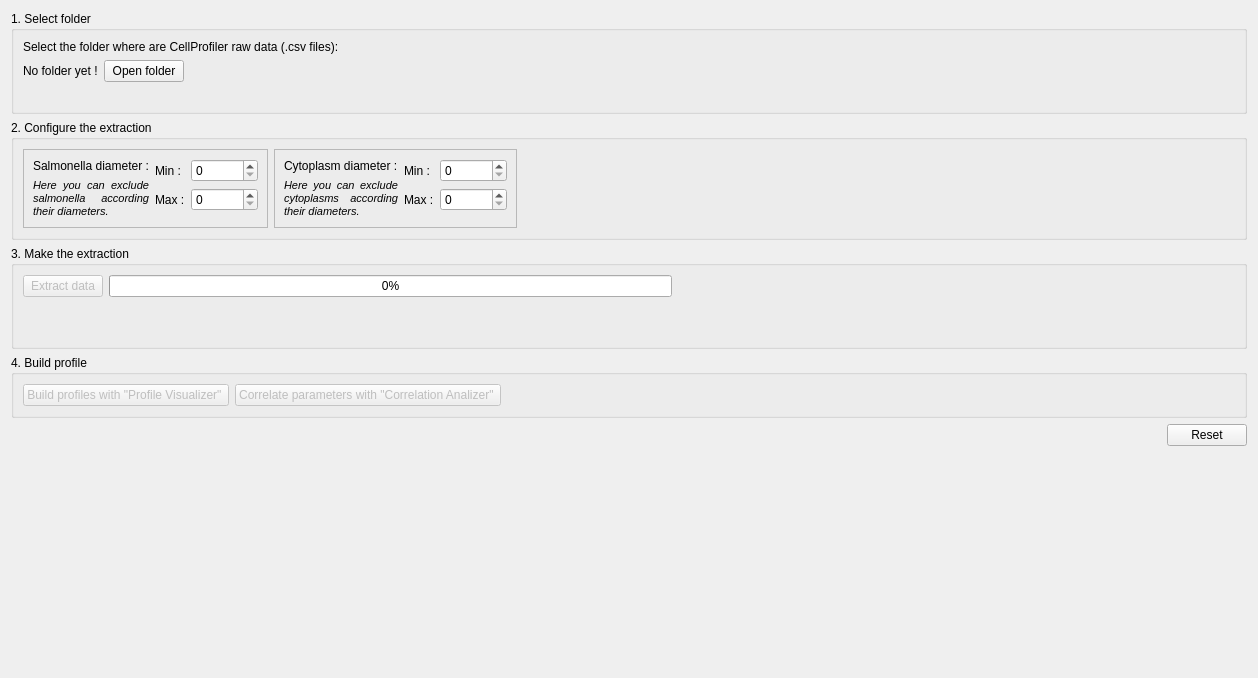
<?xml version="1.0" encoding="UTF-8"?>
<ui version="4.0">
 <class>ExtractDataWidget</class>
 <widget class="QWidget" name="ExtractDataWidget">
  <property name="enabled">
   <bool>true</bool>
  </property>
  <property name="geometry">
   <rect>
    <x>0</x>
    <y>0</y>
    <width>1258</width>
    <height>678</height>
   </rect>
  </property>
  <property name="windowTitle">
   <string>Extract data from CellProfiler</string>
  </property>
  <layout class="QVBoxLayout" name="verticalLayout_5">
   <item>
    <widget class="QGroupBox" name="groupFolder">
     <property name="title">
      <string>1. Select folder</string>
     </property>
     <layout class="QVBoxLayout" name="verticalLayout">
      <item>
       <widget class="QLabel" name="label">
        <property name="text">
         <string>Select the folder where are CellProfiler raw data (.csv files):</string>
        </property>
       </widget>
      </item>
      <item>
       <layout class="QHBoxLayout" name="horizontalLayout">
        <item>
         <widget class="QLabel" name="urlLabel">
          <property name="sizePolicy">
           <sizepolicy hsizetype="Maximum" vsizetype="Preferred">
            <horstretch>0</horstretch>
            <verstretch>0</verstretch>
           </sizepolicy>
          </property>
          <property name="text">
           <string>No folder yet !</string>
          </property>
         </widget>
        </item>
        <item>
         <widget class="QPushButton" name="openFolderButton">
          <property name="sizePolicy">
           <sizepolicy hsizetype="Maximum" vsizetype="Fixed">
            <horstretch>0</horstretch>
            <verstretch>0</verstretch>
           </sizepolicy>
          </property>
          <property name="text">
           <string>Open folder</string>
          </property>
         </widget>
        </item>
        <item>
         <spacer name="horizontalSpacer_2">
          <property name="orientation">
           <enum>Qt::Horizontal</enum>
          </property>
          <property name="sizeHint" stdset="0">
           <size>
            <width>40</width>
            <height>20</height>
           </size>
          </property>
         </spacer>
        </item>
       </layout>
      </item>
      <item>
       <widget class="QLabel" name="folderStatusLabel">
        <property name="text">
         <string/>
        </property>
       </widget>
      </item>
     </layout>
    </widget>
   </item>
   <item>
    <widget class="QGroupBox" name="groupConf">
     <property name="title">
      <string>2. Configure the extraction</string>
     </property>
     <layout class="QHBoxLayout" name="horizontalLayout_4">
      <item>
       <layout class="QHBoxLayout" name="horizontalLayout_5">
        <item>
         <widget class="QFrame" name="frame_2">
          <property name="frameShape">
           <enum>QFrame::StyledPanel</enum>
          </property>
          <property name="frameShadow">
           <enum>QFrame::Raised</enum>
          </property>
          <layout class="QGridLayout" name="gridLayout_2">
           <item row="0" column="0">
            <widget class="QLabel" name="label_4">
             <property name="text">
              <string>Salmonella diameter :</string>
             </property>
            </widget>
           </item>
           <item row="0" column="1" rowspan="2">
            <layout class="QFormLayout" name="formLayout_2">
             <property name="fieldGrowthPolicy">
              <enum>QFormLayout::AllNonFixedFieldsGrow</enum>
             </property>
             <item row="0" column="0">
              <widget class="QLabel" name="minLabel_2">
               <property name="text">
                <string>Min :</string>
               </property>
              </widget>
             </item>
             <item row="0" column="1">
              <widget class="QSpinBox" name="salMinValue">
               <property name="maximum">
                <number>999999999</number>
               </property>
              </widget>
             </item>
             <item row="1" column="0">
              <widget class="QLabel" name="maxLabel_2">
               <property name="text">
                <string>Max :</string>
               </property>
              </widget>
             </item>
             <item row="1" column="1">
              <widget class="QSpinBox" name="salMaxValue">
               <property name="maximum">
                <number>999999999</number>
               </property>
              </widget>
             </item>
            </layout>
           </item>
           <item row="1" column="0">
            <widget class="QLabel" name="label_5">
             <property name="text">
              <string>&lt;!DOCTYPE HTML PUBLIC &quot;-//W3C//DTD HTML 4.0//EN&quot; &quot;http://www.w3.org/TR/REC-html40/strict.dtd&quot;&gt;
&lt;html&gt;&lt;head&gt;&lt;meta name=&quot;qrichtext&quot; content=&quot;1&quot; /&gt;&lt;style type=&quot;text/css&quot;&gt;
p, li { white-space: pre-wrap; }
&lt;/style&gt;&lt;/head&gt;&lt;body style=&quot; font-family:'Sans'; font-size:10pt; font-weight:400; font-style:normal;&quot;&gt;
&lt;p align=&quot;justify&quot; style=&quot; margin-top:0px; margin-bottom:0px; margin-left:0px; margin-right:0px; -qt-block-indent:0; text-indent:0px;&quot;&gt;&lt;span style=&quot; font-size:8pt; font-style:italic;&quot;&gt;Here you can exclude salmonella according their diameters.&lt;/span&gt;&lt;/p&gt;&lt;/body&gt;&lt;/html&gt;</string>
             </property>
             <property name="wordWrap">
              <bool>true</bool>
             </property>
            </widget>
           </item>
          </layout>
         </widget>
        </item>
        <item>
         <widget class="QFrame" name="frame">
          <property name="frameShape">
           <enum>QFrame::StyledPanel</enum>
          </property>
          <property name="frameShadow">
           <enum>QFrame::Raised</enum>
          </property>
          <layout class="QGridLayout" name="gridLayout">
           <item row="0" column="0">
            <widget class="QLabel" name="label_2">
             <property name="text">
              <string>Cytoplasm diameter :</string>
             </property>
            </widget>
           </item>
           <item row="0" column="1" rowspan="2">
            <layout class="QFormLayout" name="formLayout">
             <property name="fieldGrowthPolicy">
              <enum>QFormLayout::AllNonFixedFieldsGrow</enum>
             </property>
             <item row="0" column="0">
              <widget class="QLabel" name="minLabel">
               <property name="text">
                <string>Min :</string>
               </property>
              </widget>
             </item>
             <item row="0" column="1">
              <widget class="QSpinBox" name="cytMinValue">
               <property name="maximum">
                <number>999999999</number>
               </property>
              </widget>
             </item>
             <item row="1" column="0">
              <widget class="QLabel" name="maxLabel">
               <property name="text">
                <string>Max :</string>
               </property>
              </widget>
             </item>
             <item row="1" column="1">
              <widget class="QSpinBox" name="cytMaxValue">
               <property name="maximum">
                <number>999999999</number>
               </property>
              </widget>
             </item>
            </layout>
           </item>
           <item row="1" column="0">
            <widget class="QLabel" name="label_3">
             <property name="text">
              <string>&lt;!DOCTYPE HTML PUBLIC &quot;-//W3C//DTD HTML 4.0//EN&quot; &quot;http://www.w3.org/TR/REC-html40/strict.dtd&quot;&gt;
&lt;html&gt;&lt;head&gt;&lt;meta name=&quot;qrichtext&quot; content=&quot;1&quot; /&gt;&lt;style type=&quot;text/css&quot;&gt;
p, li { white-space: pre-wrap; }
&lt;/style&gt;&lt;/head&gt;&lt;body style=&quot; font-family:'Sans'; font-size:10pt; font-weight:400; font-style:normal;&quot;&gt;
&lt;p align=&quot;justify&quot; style=&quot; margin-top:0px; margin-bottom:0px; margin-left:0px; margin-right:0px; -qt-block-indent:0; text-indent:0px;&quot;&gt;&lt;span style=&quot; font-size:8pt; font-style:italic;&quot;&gt;Here you can exclude cytoplasms according their diameters.&lt;/span&gt;&lt;/p&gt;&lt;/body&gt;&lt;/html&gt;</string>
             </property>
             <property name="wordWrap">
              <bool>true</bool>
             </property>
            </widget>
           </item>
          </layout>
         </widget>
        </item>
       </layout>
      </item>
      <item>
       <widget class="QLabel" name="extractionStatusLabel_2">
        <property name="text">
         <string/>
        </property>
       </widget>
      </item>
      <item>
       <spacer name="horizontalSpacer_4">
        <property name="orientation">
         <enum>Qt::Horizontal</enum>
        </property>
        <property name="sizeHint" stdset="0">
         <size>
          <width>344</width>
          <height>20</height>
         </size>
        </property>
       </spacer>
      </item>
     </layout>
    </widget>
   </item>
   <item>
    <widget class="QGroupBox" name="groupBox_2">
     <property name="title">
      <string>3. Make the extraction</string>
     </property>
     <layout class="QVBoxLayout" name="verticalLayout_2">
      <item>
       <layout class="QHBoxLayout" name="horizontalLayout_2">
        <item>
         <widget class="QPushButton" name="extractButton">
          <property name="enabled">
           <bool>false</bool>
          </property>
          <property name="sizePolicy">
           <sizepolicy hsizetype="Maximum" vsizetype="Maximum">
            <horstretch>0</horstretch>
            <verstretch>0</verstretch>
           </sizepolicy>
          </property>
          <property name="text">
           <string>Extract data</string>
          </property>
         </widget>
        </item>
        <item>
         <widget class="QProgressBar" name="progressBar">
          <property name="enabled">
           <bool>true</bool>
          </property>
          <property name="value">
           <number>0</number>
          </property>
          <property name="invertedAppearance">
           <bool>false</bool>
          </property>
         </widget>
        </item>
        <item>
         <spacer name="horizontalSpacer">
          <property name="orientation">
           <enum>Qt::Horizontal</enum>
          </property>
          <property name="sizeHint" stdset="0">
           <size>
            <width>40</width>
            <height>20</height>
           </size>
          </property>
         </spacer>
        </item>
       </layout>
      </item>
      <item>
       <widget class="QLabel" name="status">
        <property name="text">
         <string/>
        </property>
       </widget>
      </item>
      <item>
       <widget class="QLabel" name="extractionStatusLabel">
        <property name="text">
         <string/>
        </property>
       </widget>
      </item>
     </layout>
    </widget>
   </item>
   <item>
    <widget class="QGroupBox" name="groupBox_3">
     <property name="title">
      <string>4. Build profile</string>
     </property>
     <layout class="QHBoxLayout" name="horizontalLayout_6">
      <item>
       <widget class="QPushButton" name="profileButton">
        <property name="enabled">
         <bool>false</bool>
        </property>
        <property name="sizePolicy">
         <sizepolicy hsizetype="Maximum" vsizetype="Maximum">
          <horstretch>0</horstretch>
          <verstretch>0</verstretch>
         </sizepolicy>
        </property>
        <property name="text">
         <string>Build profiles with &quot;Profile Visualizer&quot; </string>
        </property>
       </widget>
      </item>
      <item>
       <widget class="QPushButton" name="correlateButton">
        <property name="enabled">
         <bool>false</bool>
        </property>
        <property name="sizePolicy">
         <sizepolicy hsizetype="Maximum" vsizetype="Maximum">
          <horstretch>0</horstretch>
          <verstretch>0</verstretch>
         </sizepolicy>
        </property>
        <property name="text">
         <string>Correlate parameters with &quot;Correlation Analizer&quot; </string>
        </property>
       </widget>
      </item>
      <item>
       <spacer name="horizontalSpacer_5">
        <property name="orientation">
         <enum>Qt::Horizontal</enum>
        </property>
        <property name="sizeHint" stdset="0">
         <size>
          <width>40</width>
          <height>20</height>
         </size>
        </property>
       </spacer>
      </item>
     </layout>
    </widget>
   </item>
   <item>
    <layout class="QHBoxLayout" name="horizontalLayout_3">
     <item>
      <spacer name="horizontalSpacer_3">
       <property name="orientation">
        <enum>Qt::Horizontal</enum>
       </property>
       <property name="sizeHint" stdset="0">
        <size>
         <width>40</width>
         <height>20</height>
        </size>
       </property>
      </spacer>
     </item>
     <item>
      <widget class="QPushButton" name="resetButton">
       <property name="text">
        <string>Reset</string>
       </property>
      </widget>
     </item>
    </layout>
   </item>
   <item>
    <spacer name="verticalSpacer_2">
     <property name="orientation">
      <enum>Qt::Vertical</enum>
     </property>
     <property name="sizeHint" stdset="0">
      <size>
       <width>20</width>
       <height>40</height>
      </size>
     </property>
    </spacer>
   </item>
  </layout>
  <zorder>groupFolder</zorder>
  <zorder>groupBox_2</zorder>
  <zorder>groupBox_3</zorder>
  <zorder>groupConf</zorder>
 </widget>
 <resources/>
 <connections/>
</ui>
